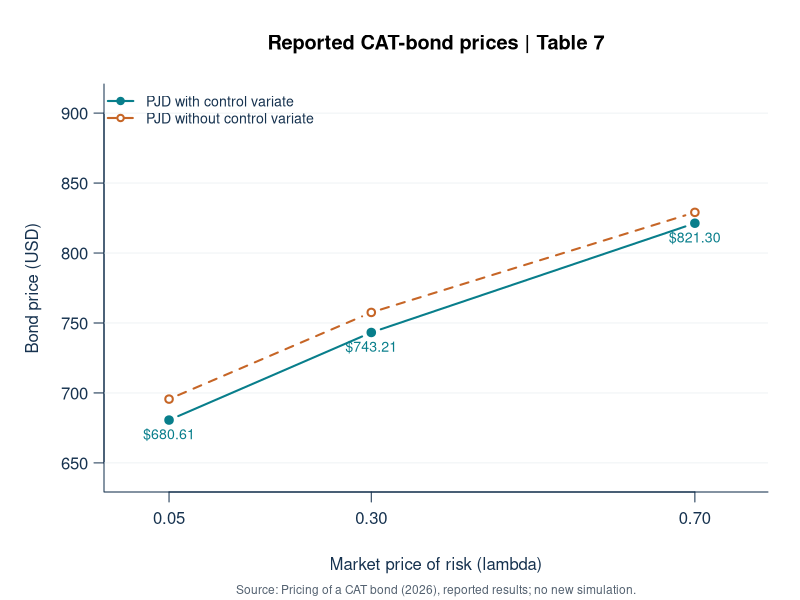
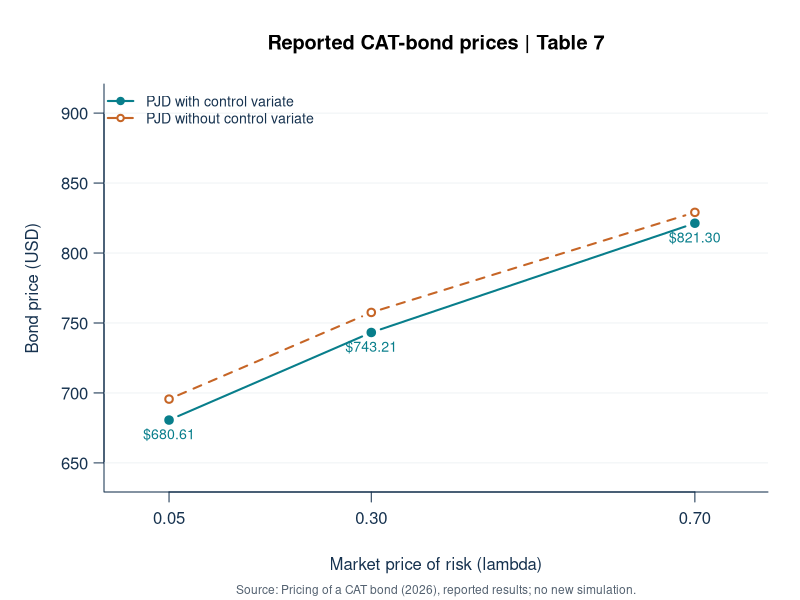
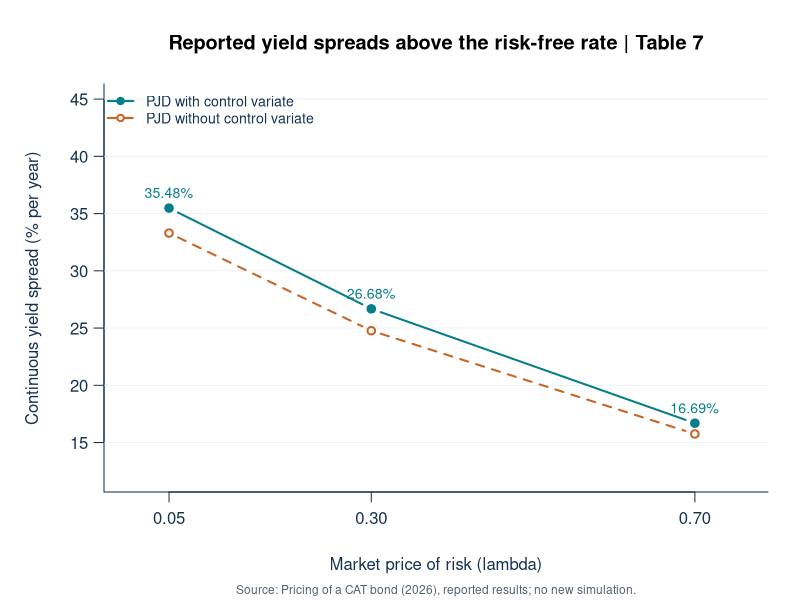
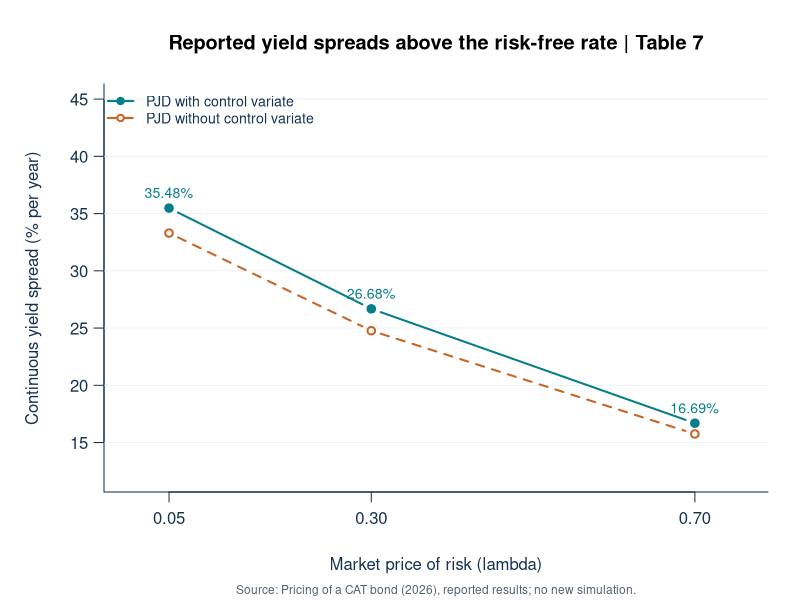
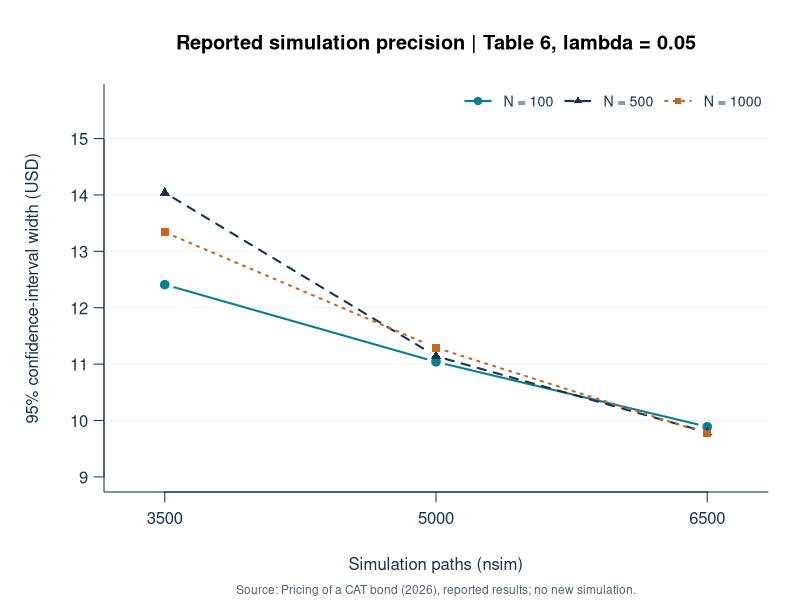
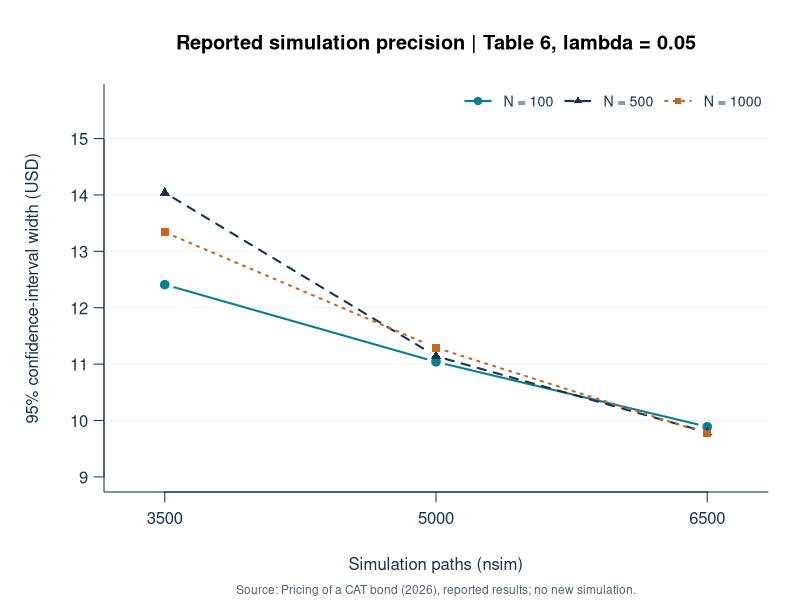

Source code (R) for these figures, in order:
# Base R only. Every plotted number comes from the transcribed report tables.
dir.create("assets/figures", recursive = TRUE, showWarnings = FALSE)
prices <- read.csv("results/reported/table_7_prices.csv")
grid <- read.csv("results/reported/table_6_sensitivity.csv")
navy <- "#16324F"
teal <- "#087E8B"
orange <- "#C66526"
draw <- function(name, plotter) {
  for (format in c("svg", "png")) {
    file <- file.path("assets/figures", paste0(name, ".", format))
    if (format == "svg") svg(file, width = 9, height = 5.4, family = "sans")
    else png(file, width = 1440, height = 864, res = 160)
    par(mar = c(5.4, 5.2, 4.2, 1.6), mgp = c(3.1, 0.8, 0),
        col.axis = navy, col.lab = navy, fg = navy, las = 1)
    plotter()
    mtext("Source: Pricing of a CAT bond (2026), reported results; no new simulation.",
          side = 1, line = 4.3, cex = 0.72, col = "#536170")
    dev.off()
  }
}
scenario_plot <- function(y1, y2, ylabel, title, limits, labels) {
  x <- prices$market_price_of_risk
  plot(x, y1, type = "n", ylim = limits, xlim = c(0, 0.76), xaxt = "n",
       xlab = "Market price of risk (lambda)", ylab = ylabel, main = title, bty = "l")
  axis(1, at = x, labels = sprintf("%.2f", x))
  abline(h = axTicks(2), col = "#E8EDF1", lwd = 0.7)
  lines(x, y2, type = "b", col = orange, lty = 2, pch = 1, lwd = 2)
  lines(x, y1, type = "b", col = teal, pch = 19, lwd = 2)
  text(x, y1, labels = labels, pos = if (ylabel == "Bond price (USD)") 1 else 3, cex = 0.85, col = teal)
  legend("topleft", c("PJD with control variate", "PJD without control variate"),
         col = c(teal, orange), pch = c(19, 1), lty = c(1, 2), lwd = 2, bty = "n", cex = 0.85)
}
draw("reported_prices", function() scenario_plot(prices$pjd_price_vrt, prices$pjd_price_no_vrt,
  "Bond price (USD)", "Reported CAT-bond prices | Table 7", c(640, 910), sprintf("$%.2f", prices$pjd_price_vrt)))
draw("reported_spreads", function() scenario_plot(100 * prices$spread_vrt, 100 * prices$spread_no_vrt,
  "Continuous yield spread (% per year)", "Reported yield spreads above the risk-free rate | Table 7",
  c(12, 45), sprintf("%.2f%%", 100 * prices$spread_vrt)))
draw("reported_ci_widths", function() {
  cols <- c(teal, navy, orange)
  plot(0, 0, type = "n", xlim = c(3300, 6700), ylim = c(9, 15.7), xaxt = "n",
       xlab = "Simulation paths (nsim)", ylab = "95% confidence-interval width (USD)",
       main = "Reported simulation precision | Table 6, lambda = 0.05", bty = "l")
  axis(1, at = c(3500, 5000, 6500))
  abline(h = 10:15, col = "#E8EDF1", lwd = 0.7)
  for (i in seq_along(cols)) {
    d <- grid[grid$N == c(100, 500, 1000)[i], ]
    lines(d$nsim, d$ci_width, type = "b", pch = c(19, 17, 15)[i], col = cols[i], lwd = 2, lty = i)
  }
  legend("topright", paste("N =", c(100, 500, 1000)), col = cols, pch = c(19, 17, 15),
         lty = 1:3, lwd = 2, bty = "n", horiz = TRUE, cex = 0.85)
})
